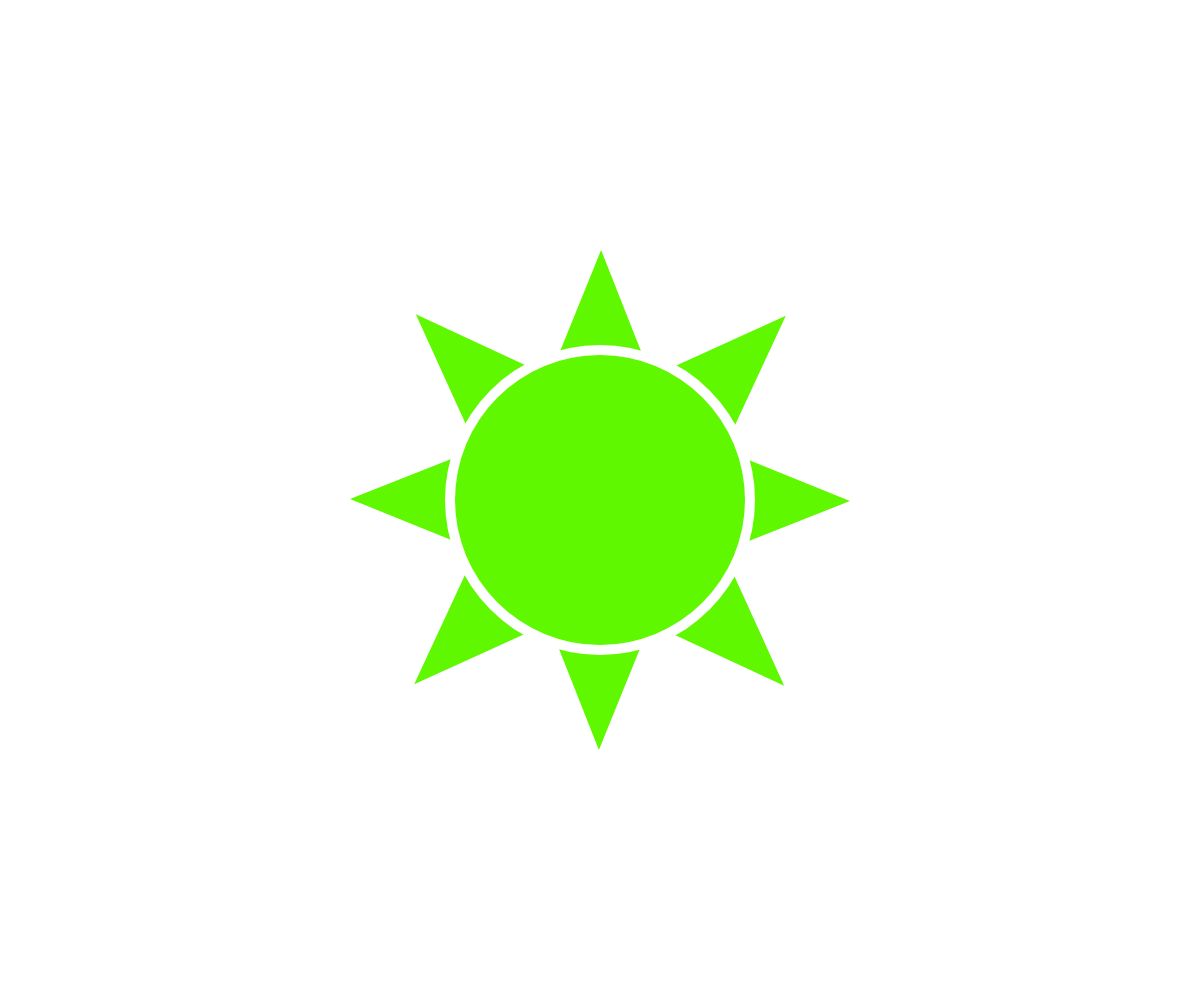
Frame 1 (no input)
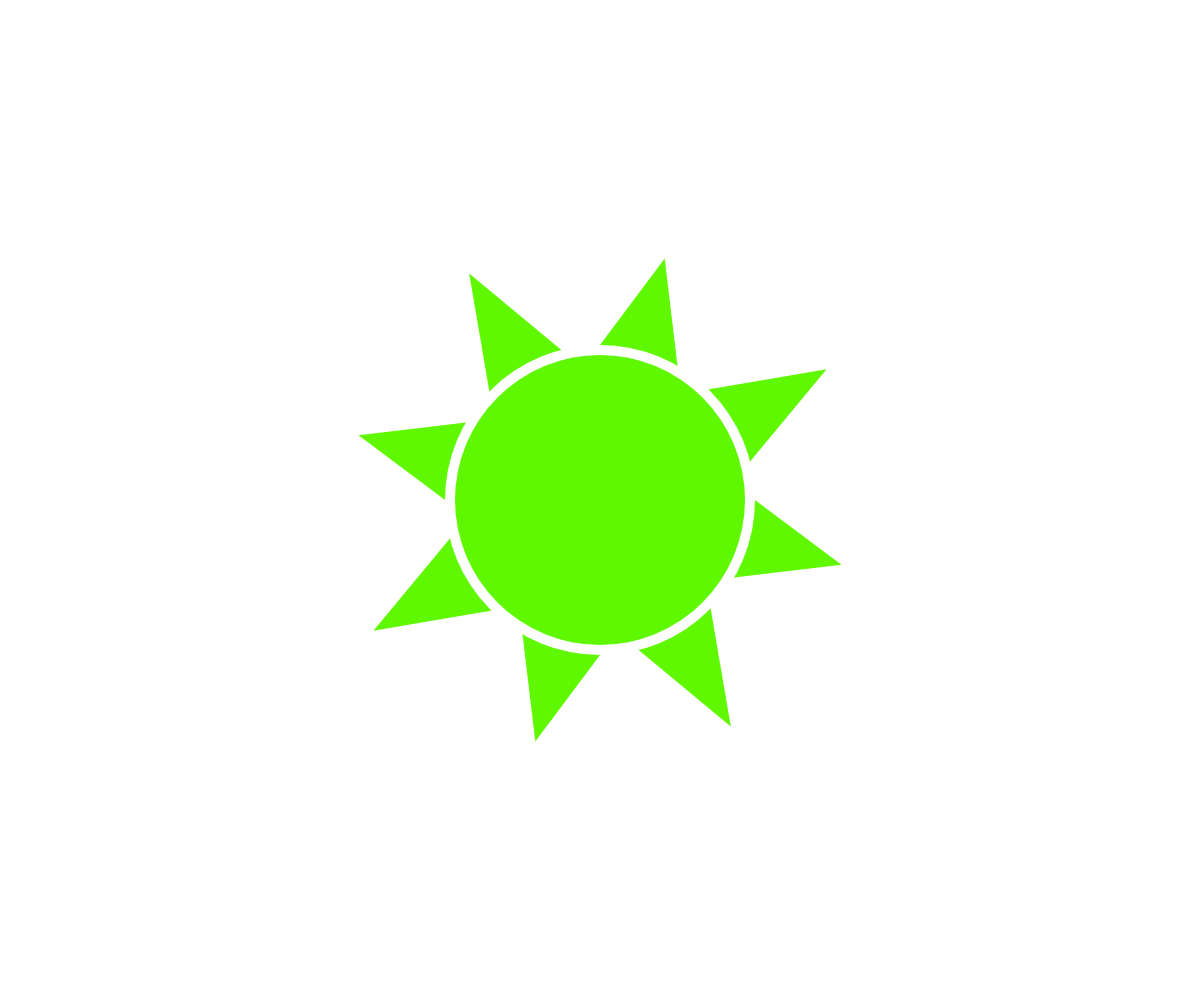
Frame 60 (no input)
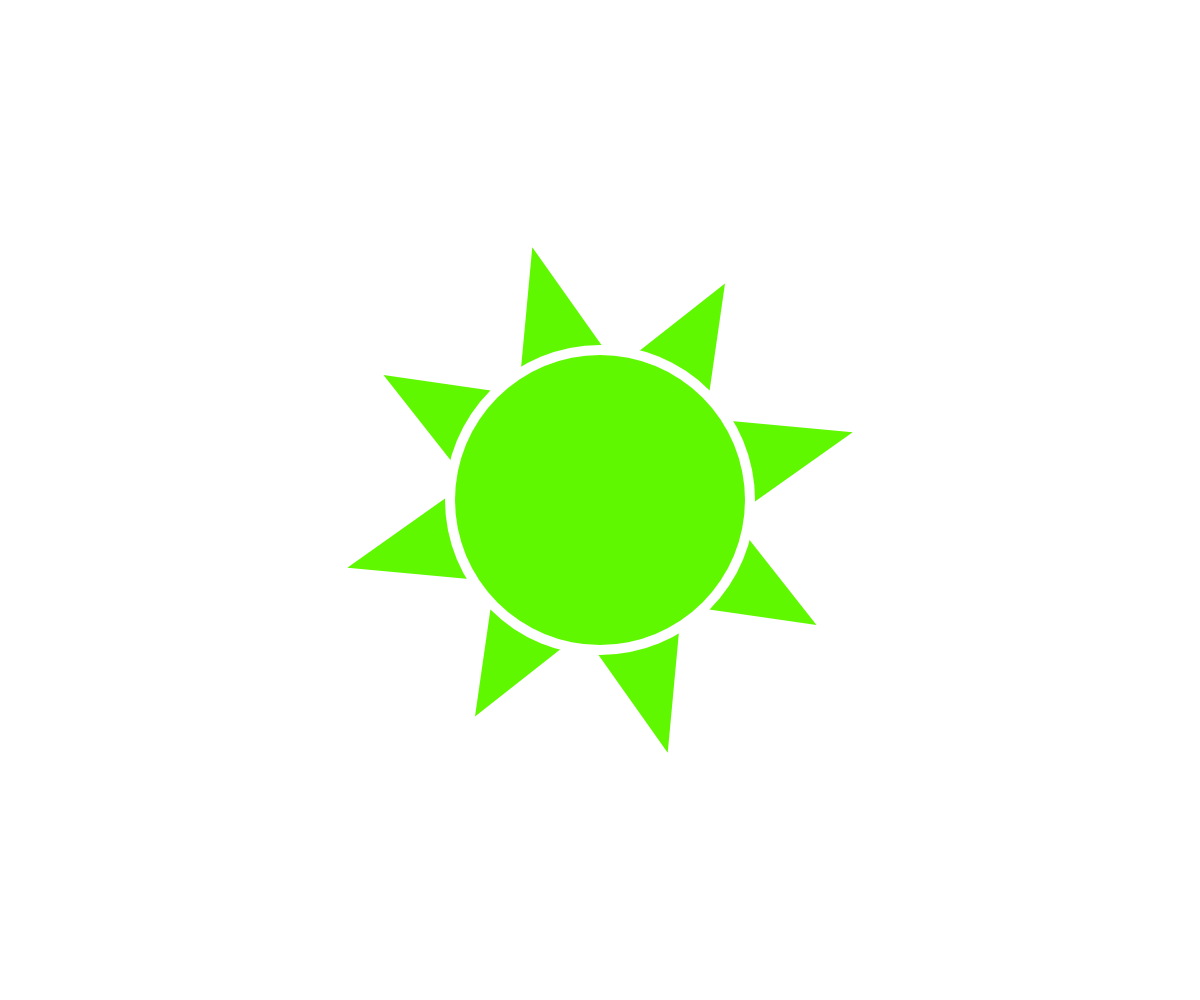
Frame 120 (the mouse pressed at the canvas centre since frame 60)

The p5.js sketch that drew these frames (run headless with seeded random() and noise() and a simulated clock; from frame 60 on, the mouse is pressed at the canvas centre):

// p5.js sketch
// ── sketch.js
let canvas;

function setup() {
    canvas = createCanvas(windowWidth, windowHeight);
    canvas.position(0, 0);
    canvas.style('position', 'absolute');
    canvas.style('left', '0');
    
    canvas.style('z-index', '-1')
    rectMode(CENTER);
  }
  
  function draw() {
    background(255);
    
    var width = 100;
    var height = 250;
    var body = height + 60;
    
    var aux = height -65;
    
    noStroke();
    fill(96, 248, 0);

    
    //mobile
    //ipad & ipad pro
    if(windowHeight > 1300){
        canvas.style('top', '-455px');
    }
    else if(windowHeight >1000 && windowHeight < 1300){
        canvas.style('top', '-275px');
    }
    else if(windowHeight > 490 && windowHeight < 1000){
        canvas.style('top', '-135px');
    } 
    else{
        canvas.style('top', '0px');
    } 
   
    //desktop responsiveness
    if(windowWidth >= 500 ){
        tri(-width, 0, 0, height, width, 0);
        tri(width, 0, 0, -height, -width, 0);
        tri(0, width, height, 0, 0, -width);
        tri(0, width, -height, 0, 0, -width);
        tri(0, -width, aux, -aux, width, 0);
        tri(0, width, -aux, aux, -width, 0);
        tri(0, width, aux, aux, width, 0);
        tri(0, -width, -aux, -aux, -width, 0);
      
        fill(255);
        ellipse(windowWidth/2, windowHeight/2, body)
        fill(96, 248, 0);
        ellipse(windowWidth/2, windowHeight/2, body-20)
        } 
    else {
        fill(96, 248, 0);
        ellipse(windowWidth/2, height+80, body-20)
        } 
    }

  function windowResized() {
    resizeCanvas(windowWidth, windowHeight); 
  }
  
  function tri(side1x, side1y, side2x, side2y, side3x, side3y) {
    push();
    translate(width/2, height/2);
    rotate(radians(frameCount /4 ));
    triangle(side1x, side1y, side2x, side2y, side3x, side3y);
    pop();
    
  }
// ── ideas.js
const ideas = [
  {
    "name": "Start a seed library",
    "site": ""
  },
  {
    "name": "Guerrilla garden",
    "site": ""
  },
  {
    "name": "Buy second hand",
    "site": ""
  },
  {
    "name": "Unionize",
    "site": ""
  },
  {
    "name": "Listen to Boards of Canada 'Poppy Seed'",
    "site": ""
  },
  {
    "name": "Visit a makerspace",
    "site": ""
  },
  {
    "name": "Volunteer for your local Food Not Bombs",
    "site": ""
  },
  {
    "name": "Grow flowers for your lover",
    "site": ""
  },
  {
    "name": "Learn about Permaculture",
    "site": ""
  },
  {
    "name":  "Watch a studio Ghibli film",
    "site": ""
  },
  {
    "name": "Learn about and support indigenous peoples in your communities",
    "site": ""
  },
  {
    "name": "Read Octavia Butler",
    "site": ""
  },
  {
    "name": "Read Ursula K. Le Guin",
    "site": ""
  },
  {
    "name": "Be Kind",
    "site": ""
  },
  {
    "name": "Make a pallet garden",
    "site": ""
  },
  {
    "name": "Learn how to solder",
    "site": ""
  },
  {
    "name": "Use open source technology",
    "site": ""
  },
  {
    "name": "Use peer to peer technology",
    "site": ""
  },
  {
    "name": "Mentor someone",
    "site": ""
  }
  // ,{
  //   "name": ,
  //   "site": ""
  // },
     
  ]
// ── script.js
var idea = document.getElementById('idea')
  
function ideaGenerator(){
  var randNum = Math.floor(Math.random() * ideas.length)
   let id = ideas.map(i => {
     if(i.site !== "" || null){
       return `<a href=${i.site}>${i.name}</a>`
     } else {
       return `<p>${i.name}</p>`
     }
   })
   idea.innerHTML = id[randNum];
 }
